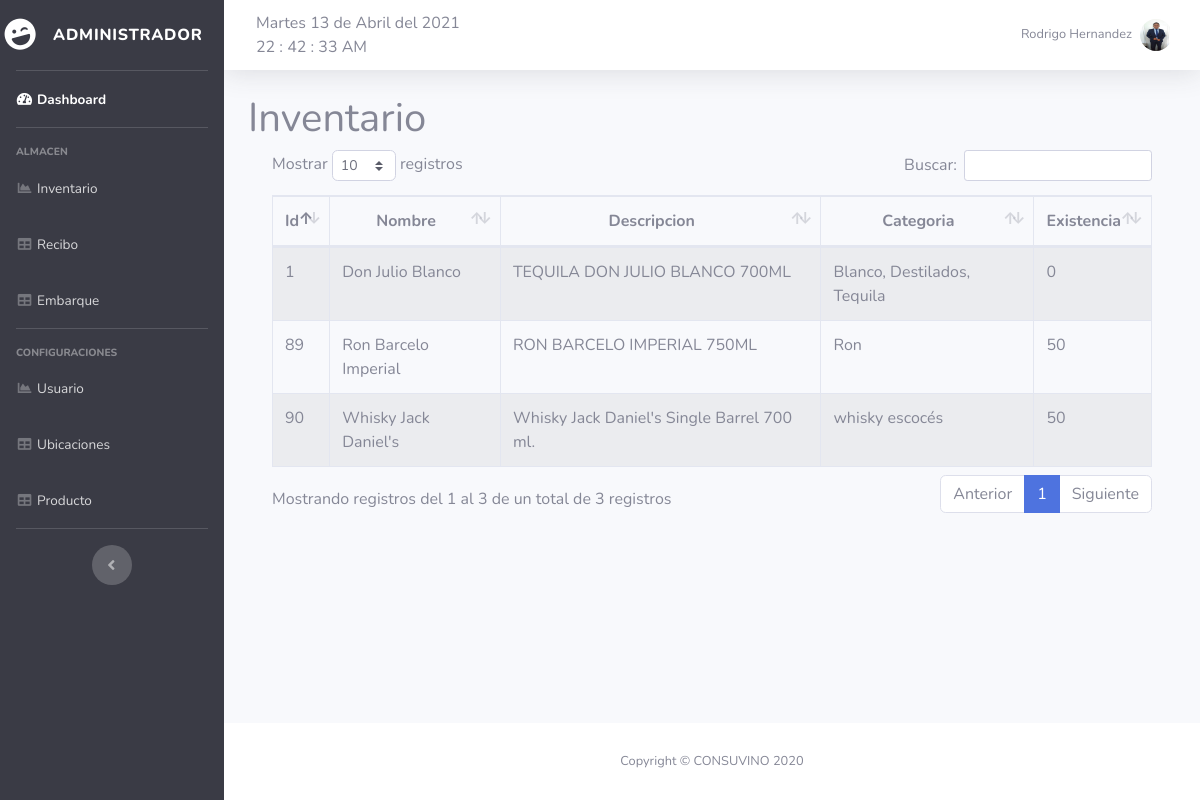
Page /inventario.php (signed in) on the committed database.
### tables this page shows
CREATE TABLE `producto` (
    `id` int(11) NOT NULL,
    `nombre` varchar(50) NOT NULL,
    `descripcion` varchar(100) NOT NULL,
    `categoria` varchar(50) NOT NULL,
    `existencia` int(11) DEFAULT 0,
    `fechaEntrada` date DEFAULT NULL,
    `cantidadEntrada` int(11) DEFAULT NULL,
    `fechaSalida` varchar(50) DEFAULT NULL,
    `cantidadSalida` int(11) DEFAULT NULL,
    `IdEmpRecibo` int(11) DEFAULT NULL,
    `IdEmpSurte` int(11) DEFAULT NULL
    );

### inventario.php (the view, shortened to what this page needs)
<?php require_once "vistas/parte_superior.php"?>
    <div class="container">
        <h1>Inventario</h1>
        <?php
        $pdo = new Conexion();
        $query2 =$pdo->prepare("SELECT id, nombre, descripcion, categoria, existencia FROM producto");
        $query2->execute();
        $data=$query2->fetchAll(PDO::FETCH_ASSOC);
        ?>
        <div class="container">
            <div class="row">
                <div class="col-lg-12">
                    <div class="table-responsive">
                        <table id="tablaInventario" class="table table-striped table-bordered table-condensed" style="width:100%">
                            <thead class="text-center">
                            <tr>
                                <th>Id</th>
                                <th>Nombre</th>
                                <th>Descripcion</th>
                                <th>Categoria</th>
                                <th>Existencia</th>
                            </tr>
                            </thead>
                            <tbody>
                            <?php
                            foreach($data as $dat) {
                                ?>
                                <tr>
                                    <td><?php echo $dat['id'] ?></td>
                                    <td><?php echo $dat['nombre'] ?></td>
                                    <td><?php echo $dat['descripcion'] ?></td>
                                    <td><?php echo $dat['categoria'] ?></td>
                                    <td><?php echo $dat['existencia'] ?></td>
                                </tr>
                                <?php
                            }
                            ?>
                            </tbody>
                        </table>
                    </div>
                </div>
            </div>
        </div>
    </div>
<?php require_once "vistas/parte_inferior.php"?>

### rows in the picture
producto: id "1", nombre "Don Julio Blanco", descripcion "TEQUILA DON JULIO BLANCO 700ML", categoria "Blanco, Destilados, Tequila", existencia "0"
producto: id "89", nombre "Ron Barcelo Imperial", descripcion "RON BARCELO IMPERIAL 750ML", categoria "Ron", existencia "50"
producto: id "90", nombre "Whisky Jack Daniel's", descripcion "Whisky Jack Daniel's Single Barrel 700 ml.", categoria "whisky escocés", existencia "50"

### other values in the picture
$_SESSION['privilegios'] "ADMINISTRADOR"
$_SESSION['nombreUsuario'] "Rodrigo Hernandez"
